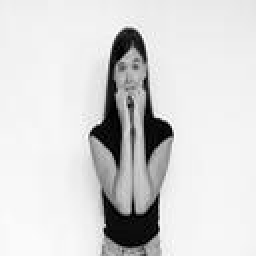
#> input picture mid_project_review/data/images/train/depression/1044.jpg, 128 x 128 px, given in place of joy_5.jpg, which was not available (shown 2 times larger)
$ jupyter execute --allow-errors image_data_preprocessing.ipynb   (shell and % lines are left out)   (older library calls are emulated)   (text cells are left out)
#> lines starting #> are read from the running program, lines starting #| are printed output that depends on the picture; long printed decimals are rounded; pictures that were not available may be replaced by others from this repository, and a replacement may not be noted
[cell 1]
import matplotlib.pyplot as plt
from PIL import Image
import numpy as np
import cv2

[cell 2]
img = cv2.imread('/content/joy_5.jpg')
#> img is the input picture: shape (128, 128, 3); min 0, max 255, mean 214.7
grayscale = cv2.cvtColor(img, cv2.COLOR_RGB2GRAY)

img_pil = Image.fromarray(grayscale)
img_28 = np.array(img_pil.resize((128, 128)))
print(img_28.shape)
#| (128, 128)

[cell 3]
plt.imshow(img_28)

[cell 4]
cropped_image = img_28[0:115, :]
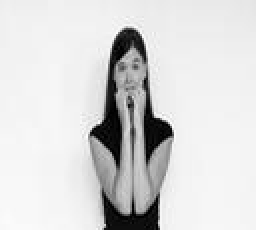
#> cropped_image: shape (115, 128) (shown 2 times larger); min 0, max 255, mean 215.3
plt.imshow(cropped_image)

[cell 5]
img_flatten = cropped_image.reshape(-1)
#> img_flatten = 14720 values, max 255 at index 2247, min 0 at index 2747, mean 215.3
print(len(img_flatten)/3)
#| 4906.667

[cell 6]
from sklearn.model_selection import train_test_split
import matplotlib.pyplot as plt
from PIL import Image
import numpy as np
import cv2
import os

[cell 7]
def resize_img(img):
  pillow_img = Image.fromarray(img)
  resized_img = np.array(pillow_img.resize((128, 128), Image.ANTIALIAS))
  return resized_img

def transform_image(path):
  img = cv2.imread(path)
  grayscale = cv2.cvtColor(img, cv2.COLOR_RGB2GRAY)
  resized_img = resize_img(grayscale)

  cropped_image = resized_img[0:115, :]
  resized_img = resize_img(cropped_image)
  image = Image.fromarray(resized_img)
  return image

[cell 8]
def get_image_vectors(dir_path):
  images = []
  DIR_PATH = dir_path

  for file in sorted(os.listdir(DIR_PATH)):
    file_name = file
    file_path = DIR_PATH + '/' + file_name

    image_vector = transform_image(file_path)
#> in resize_img (call 2), `resized_img = np.array(pillow_img.resize((128, 128), Image.ANTIALIAS))`:
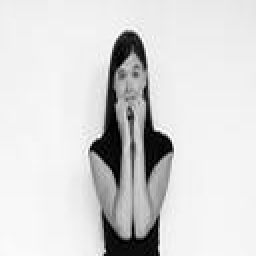
#> resized_img: shape (128, 128) (shown 2 times larger); min 0, max 255, mean 215.3
    images.append(image_vector)

  return images

def split_and_store(images, train_path, test_path, tag):
  train_path = os.path.join(train_path, tag)
  test_path = os.path.join(test_path, tag)

  os.mkdir(train_path)
  os.mkdir(test_path)

  train, test = train_test_split(images, test_size=0.2)

  for idx, image in enumerate(train):
    cleaned_file_path = train_path + '/{}.jpg'.format(str(idx+1))
    image.save(cleaned_file_path)

  for idx, image in enumerate(test):
    cleaned_file_path = test_path + '/{}.jpg'.format(str(idx+1))
    image.save(cleaned_file_path)

  return True

[cell 9]
dir_path = '/content/depression_anxiety'
images = get_image_vectors(dir_path)
#> images = 1 item

root_dir = '/content/processed_data'
os.mkdir(root_dir)

train_dir = os.path.join(root_dir, 'train')
test_dir = os.path.join(root_dir, 'test')
os.mkdir(train_dir)
os.mkdir(test_dir)

#> (the rest of this cell did not finish here and is left out)


[cell 10]
dir_path = '/content/Happiness'
not_depressed_images = get_image_vectors(dir_path)
#> not_depressed_images = 1 item
#> (the rest of this cell did not finish here and is left out)

$ run again, on mid_project_review/data/images/train/not_depressed/1012.jpg
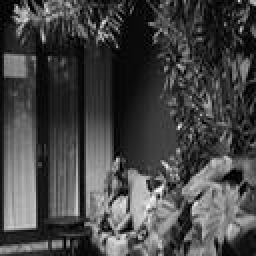
#> input picture mid_project_review/data/images/train/not_depressed/1012.jpg, 128 x 128 px, given in place of joy_5.jpg, which was not available (shown 2 times larger)
#> img is the input picture: shape (128, 128, 3); min 0, max 255, mean 69.6
#| (128, 128)
#> `cropped_image = img_28[0:115, :]`:
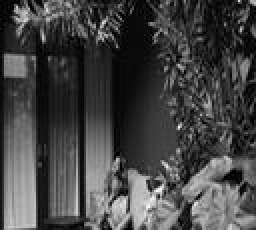
#> cropped_image: shape (115, 128) (shown 2 times larger); min 0, max 255, mean 68.6
#> img_flatten = 14720 values, max 255 at index 12112, min 0 at index 2, mean 68.59
#| 4906.667
#> in resize_img (call 2), `resized_img = np.array(pillow_img.resize((128, 128), Image.ANTIALIAS))`:
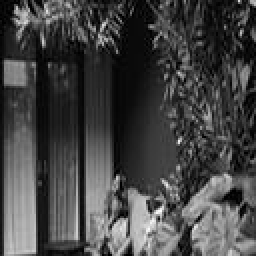
#> resized_img: shape (128, 128) (shown 2 times larger); min 0, max 253, mean 68.6
#> images = 1 item

$ run again, on mid_project_review/data/images/train/not_depressed/1069.jpg
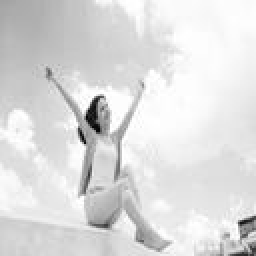
#> input picture mid_project_review/data/images/train/not_depressed/1069.jpg, 128 x 128 px, given in place of joy_5.jpg, which was not available (shown 2 times larger)
#> img is the input picture: shape (128, 128, 3); min 0, max 255, mean 220.5
#| (128, 128)
#> `cropped_image = img_28[0:115, :]`:
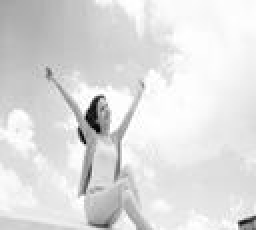
#> cropped_image: shape (115, 128) (shown 2 times larger); min 0, max 255, mean 221.8
#> img_flatten = 14720 values, max 255 at index 63, min 0 at index 7467, mean 221.8
#| 4906.667
#> in resize_img (call 2), `resized_img = np.array(pillow_img.resize((128, 128), Image.ANTIALIAS))`:
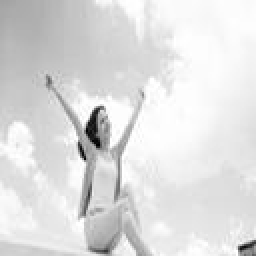
#> resized_img: shape (128, 128) (shown 2 times larger); min 0, max 255, mean 221.8
#> images = 1 item
